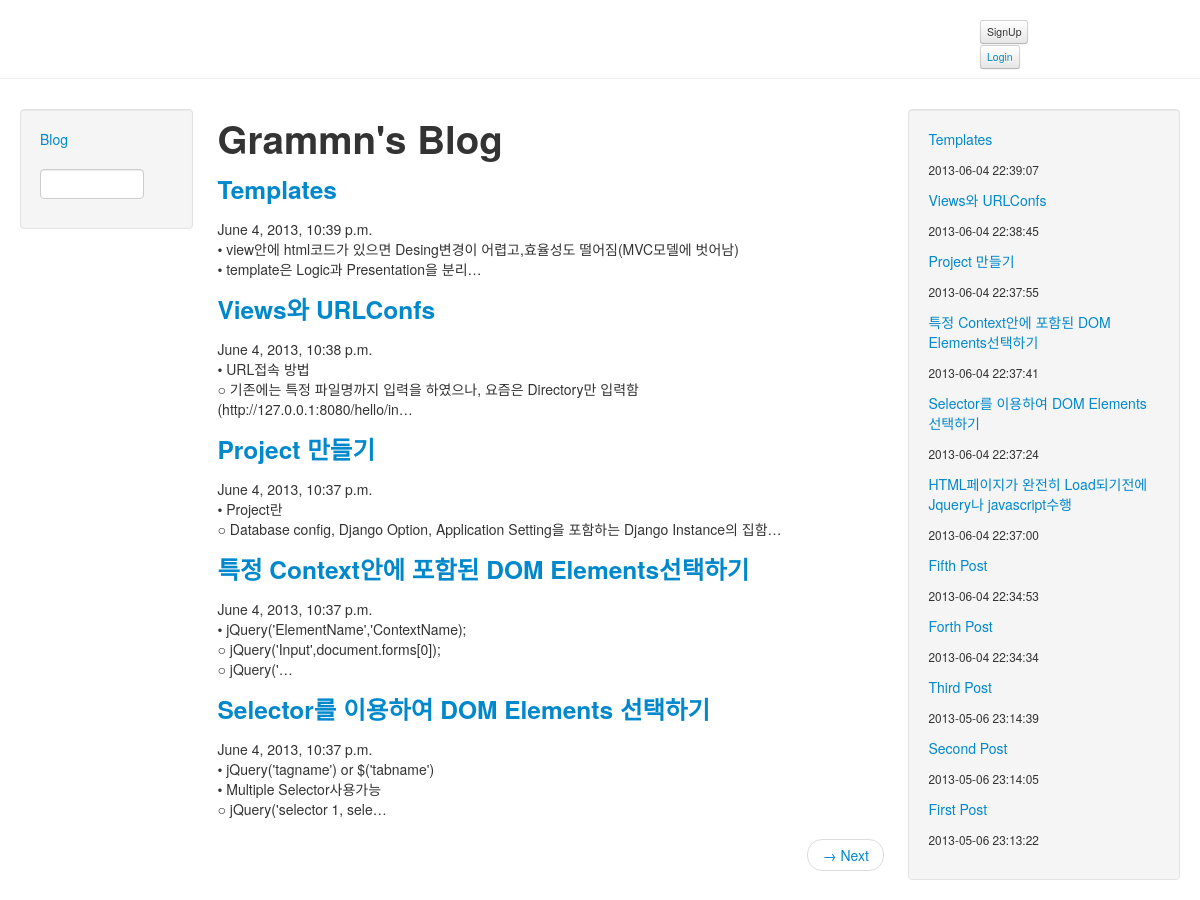
Screenshot of /blog/ with the database file from the repository.
### blog/models.py (models this page shows, shortened)
class Post(models.Model):
    subject = models.CharField(max_length=100)
    body = models.TextField()
    created = models.DateTimeField()
    tags = managers.TaggableManager()

### blog/views.py (the view)
# urls.py: url(r'^blog/$','posts'),
def posts(request):
    post_list = Post.objects.order_by("-created")
    paginator = Paginator(post_list, 5)
    page = request.GET.get('page')
    try:
        posts = paginator.page(page)
    except PageNotAnInteger:
        posts = paginator.page(1)
    except EmptyPage:
        posts = paginator.page(paginator.num_pages)
    return render_to_response("postList.html",{'posts':posts, 'archives':post_list}
                                          ,context_instance = RequestContext(request))

### blog/templates/postList.html (shortened to what this page needs)
{% extends "base.html" %}
{% block content %}
	<H1>Grammn's Blog</H1>
	{% for post in posts %}
		{% autoescape on %}
		<h3><a href="/blog/{{ post.pk }}/">{{ post.subject }}</a></h3>
		<div>
			{{ post.created }}
		</div>
		<div>
			{{ post.body|safe|escape|linebreaks|truncatechars:100 }}
		</div>
		{% endautoescape %}
	{% endfor %}
	<div class="pager">
		{% if posts.has_next %}
			<li class="next"><a href="/blog?page={{ posts.next_page_number }}">&rarr; Next</a></li>
		{% endif %}
	</div>
{% endblock %}

### blog/templates/archive.html
	{% for archive in archives %}
		<p class="text-info"><a href="/blog/{{ archive.pk }}">{{ archive.subject }}</a></p>
		<p class-"muted"><small>{{ archive.created|date:"Y-m-d H:i:s " }}</small></p>
	{% endfor %}

### rows the page displays
Post: subject "Templates", created "June 4, 2013, 10:39 p.m.", body "• view안에 html코드가 있으면 Desing변경이 어렵고,효율성도 떨어짐(MVC모델에 벗어남) • template은 Logic과 Presentation을 분리…", created "2013-06-04 22:39:07"
Post: subject "Views와 URLConfs", created "June 4, 2013, 10:38 p.m.", body "• URL접속 방법 ○ 기존에는 특정 파일명까지 입력을 하였으나, 요즘은 Directory만 입력함 (http://127.0.0.1:8080/hello/in…", created "2013-06-04 22:38:45"
Post: subject "Project 만들기", created "June 4, 2013, 10:37 p.m.", body "• Project란 ○ Database config, Django Option, Application Setting을 포함하는 Django Instance의 집함…", created "2013-06-04 22:37:55"
Post: subject "특정 Context안에 포함된 DOM Elements선택하기", created "June 4, 2013, 10:37 p.m.", body "• jQuery('ElementName','ContextName); ○ jQuery('Input',document.forms[0]); ○ jQuery('…", created "2013-06-04 22:37:41"
Post: subject "Selector를 이용하여 DOM Elements 선택하기", created "June 4, 2013, 10:37 p.m.", body "• jQuery('tagname') or $('tabname') • Multiple Selector사용가능 ○ jQuery('selector 1, sele…", created "2013-06-04 22:37:24"
Post: subject "HTML페이지가 완전히 Load되기전에 Jquery나 javascript수행", created "2013-06-04 22:37:00"
Post: subject "Fifth Post", created "2013-06-04 22:34:53"
Post: subject "Forth Post", created "2013-06-04 22:34:34"
Post: subject "Third Post", created "2013-05-06 23:14:39"
Post: subject "Second Post", created "2013-05-06 23:14:05"
Post: subject "First Post", created "2013-05-06 23:13:22"
